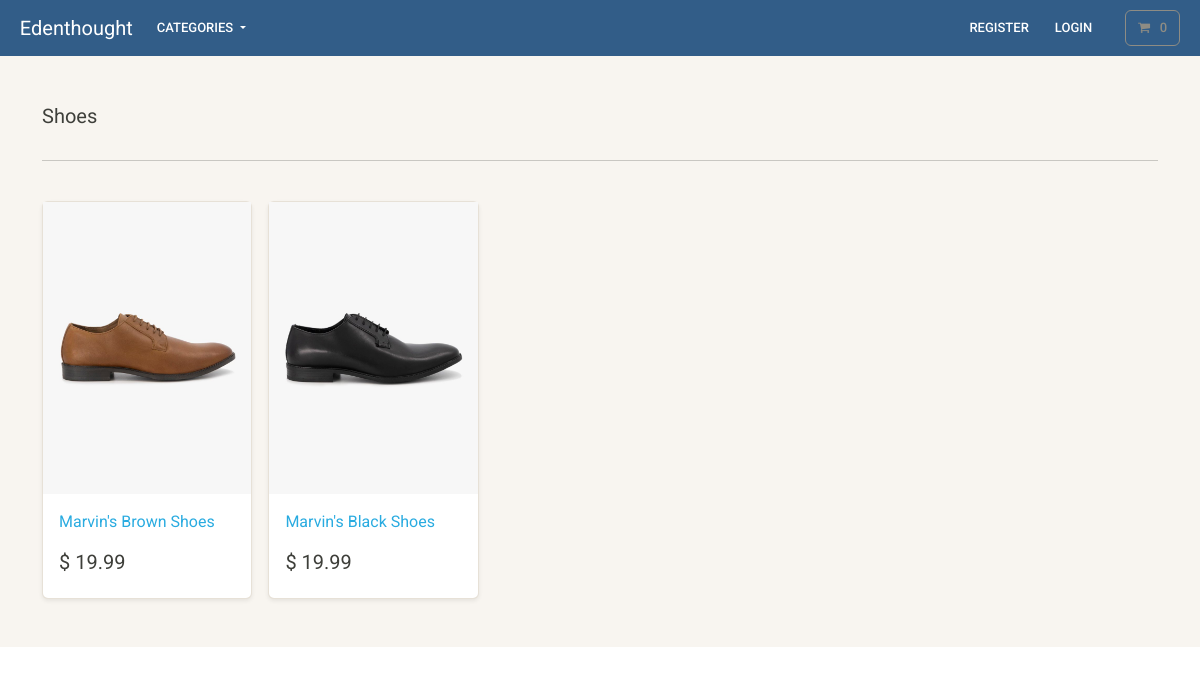
/search/shoes/, run on an earlier commit of the app's database.
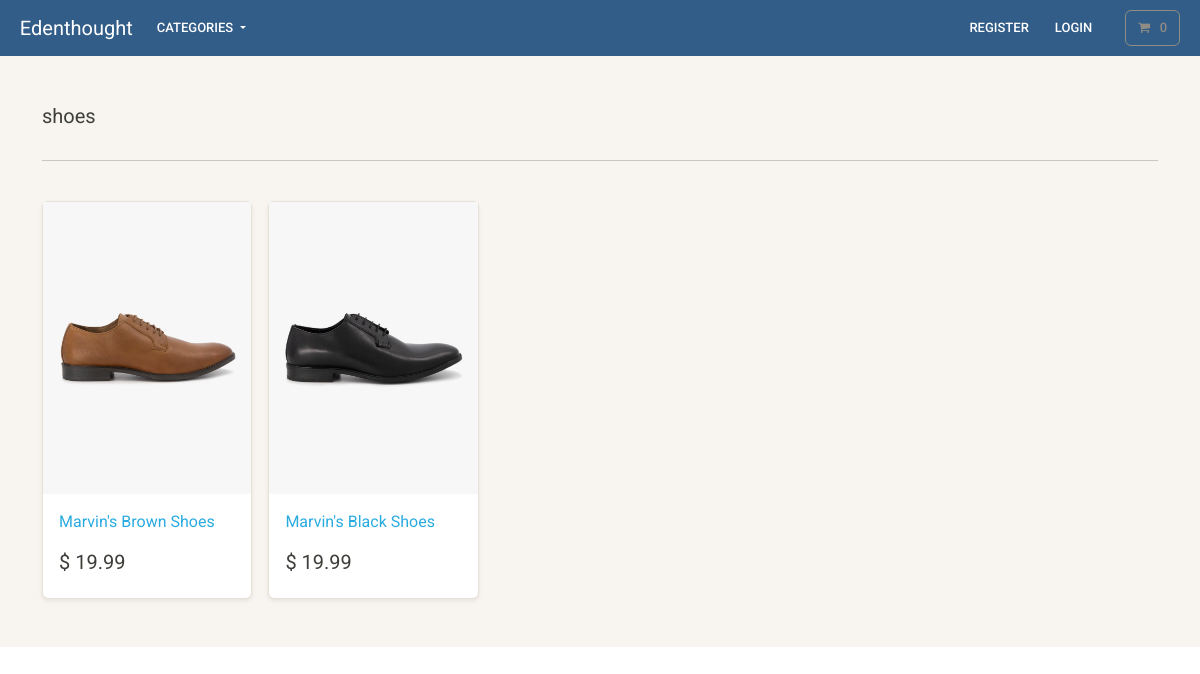
And on a later commit of the database.
### store/models.py (models this page shows, shortened)
class Category(models.Model):
    name = models.CharField(max_length=250, db_index=True)
    slug = models.SlugField(max_length=250, unique=True)
    class Meta:
        verbose_name_plural = 'categories'
    def get_absolute_url(self):
        return reverse('list-category', args=[self.slug])

### store/views.py (the view)
# urls.py: path('search/<slug:category_slug>/', views.list_category, name='list-category'),
def list_category(request, category_slug=None):
    category = get_object_or_404(Category, slug=category_slug)
    products = Product.objects.filter(category=category)
    return render(request, 'store/list-category.html', {'category': category, 'products': products})

### cart/cart.py (called while the page is built)
    def __len__(self):
        return sum(item['qty'] for item in self.cart.values())

### cart/context_processors.py (called while the page is built)
def cart(request):
    return {'cart': Cart(request)}

### store/models.py (called while the page is built)
    def get_absolute_url(self):
        return reverse('product-info', args=[self.slug])

### store/views.py (called while the page is built)
def categories(request):
    all_categories = Category.objects.all()
    return {'all_categories': all_categories}

### store/templates/store/list-category.html
{% extends "./base.html" %}
{% load static %}
{% block content %}
<main>
  <div class="album py-5 bg-light">
    <div class="container">
      <div class="pb-3 h5"> {{ category.name }} </div>
      <hr>
      <br>
      <div class="row row-cols-1 row-cols-sm-2 row-cols-md-5 g-3">
        {% for product in products %}
        <div class="col">
          <div class="card shadow-sm">
          <img class="img-fluid" alt="Responsive image" src="{{ product.image.url }}">
            <div class="card-body">
              <p class="card-text">
                <a class="text-info text-decoration-none" href="{{ product.get_absolute_url }}"> {{ product.title }} </a>
              </p>
              <div class="d-flex justify-content-between align-items-center">
                <h5> $ {{ product.price }} </h5>
              </div>
            </div>
          </div>
        </div>
        {% endfor %}
      </div>
    </div>
  </div>
</main>
{% endblock %}

What changed in the data, as far as the page shows it:
changed Category: name "Shoes" → "shoes"
